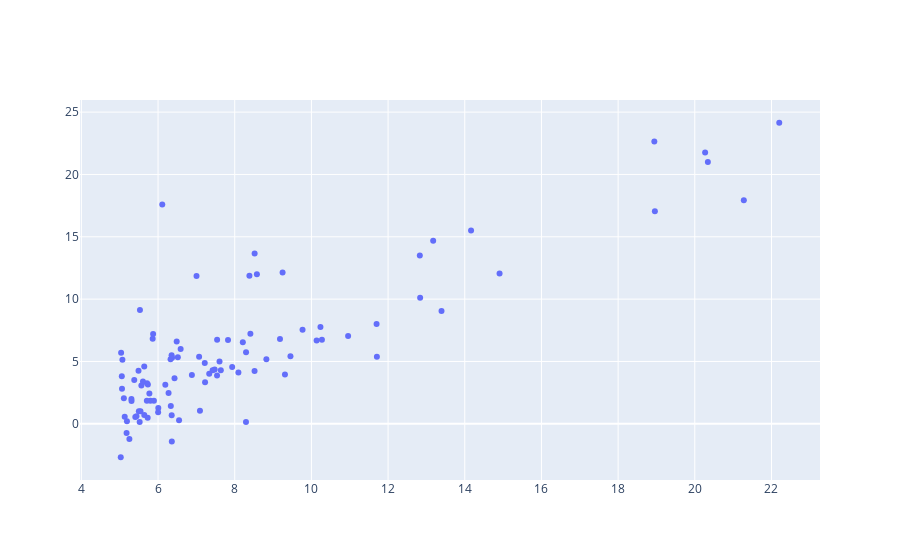

Here is the notebook cell this chart was saved with:
### Code cell
fig1 = go.Figure()

fig1.add_trace( 
    go.Scatter(
    x=ex1data1[:,0],
    y=ex1data1[:,1],
    mode='markers'
))
